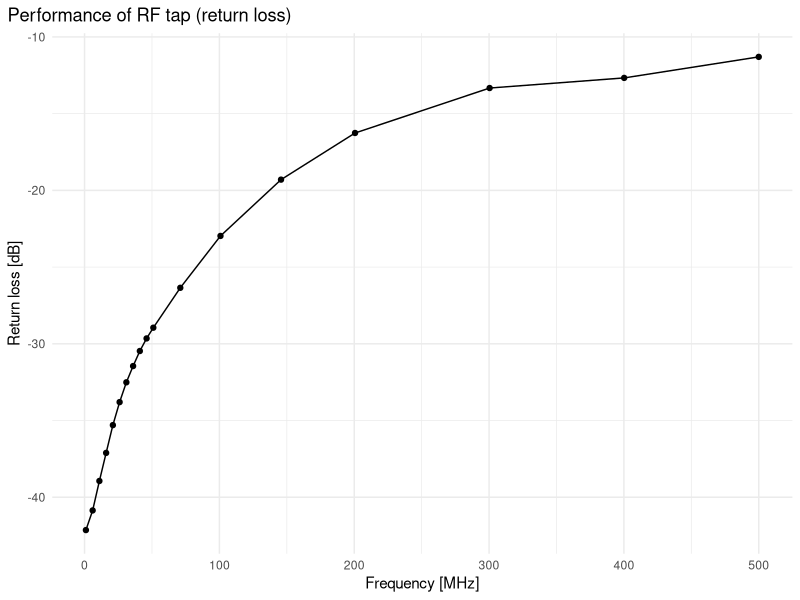
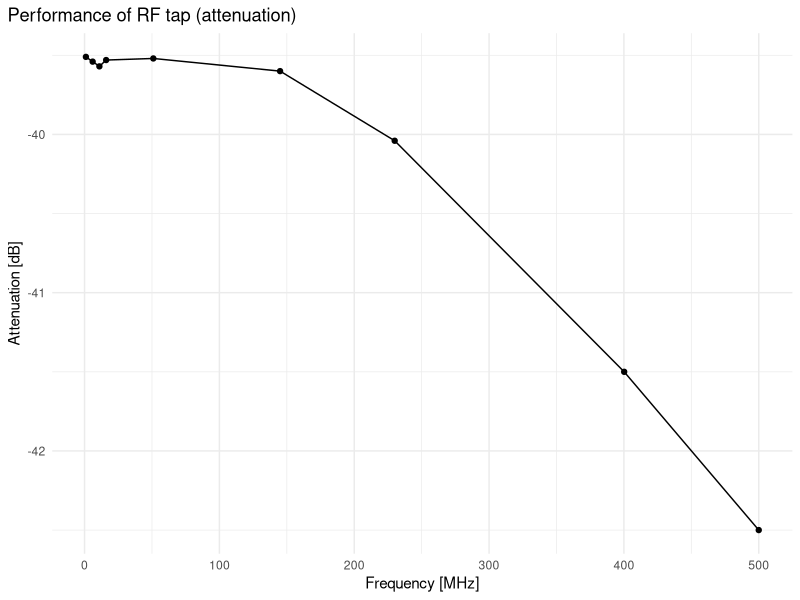

Generate these figures, in order, with R:
## ---- chunk 1
library(tidyverse)
df <- tribble(~frequency, ~return_loss,
              1, -42.14,
              6, -40.86,
              11, -38.94,
              16, -37.11,
              21, -35.3,
              26, -33.8,
              31, -32.51,
              36, -31.45,
              41, -30.47,
              46, -29.65,
              51, -28.95,
              71, -26.35,
              100.8, -22.97,
              145.71, -19.3,
              200.6, -16.26,
              300.4, -13.33,
              400.2, -12.67,
              500, -11.3)

df %>% ggplot(aes(x=frequency, y=return_loss)) +
  geom_line() +
  geom_point() + 
  theme_minimal() +
  labs(x = "Frequency [MHz]",
       y = "Return loss [dB]", 
       title = "Performance of RF tap (return loss)") +
  theme(plot.title.position = "plot")
## ---- chunk 2
df2 <- tribble(~frequency, ~attenuation,
               1, -39.51,
               6, -39.54,
               11, -39.57,
               16, -39.53,
               51, -39.52,
               145, -39.6,
               230, -40.04,
               400.2, -41.5,
               500, -42.5)
df2 %>% ggplot(aes(x=frequency, y=attenuation)) +
  geom_line() +
  geom_point() + 
  theme_minimal() +
  labs(x = "Frequency [MHz]",
       y = "Attenuation [dB]", 
       title = "Performance of RF tap (attenuation)") +
  theme(plot.title.position = "plot")             
